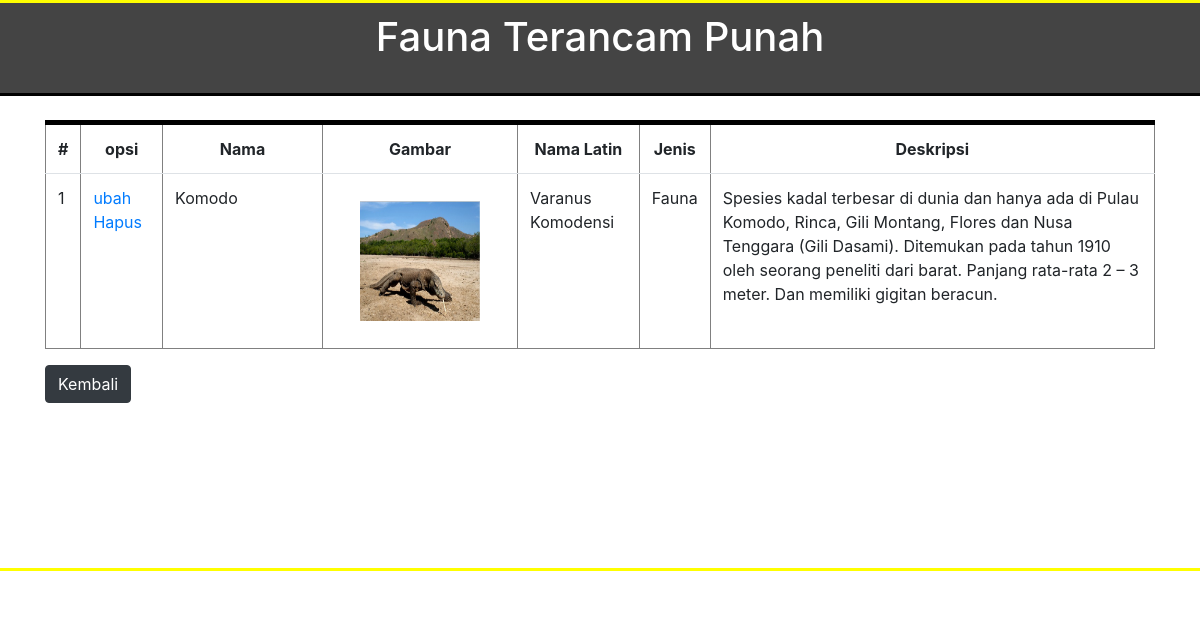
/latihan7a/php/result.php?id=1, run on the app's committed database.
### tables this page shows
CREATE TABLE IF NOT EXISTS `florafauna` (
  `id` int(11) NOT NULL AUTO_INCREMENT,
  `nama` varchar(255) NOT NULL,
  `gambar` varchar(255) NOT NULL,
  `latin` varchar(255) NOT NULL,
  `jenis` varchar(55) NOT NULL,
  `tentang` varchar(255) NOT NULL,
  PRIMARY KEY (`id`)
);

### latihan7a/php/functions.php (called while the page is built)
<?php
	function koneksi(){
		$conn= mysqli_connect("localhost","root","") or die ("Koneksi ke DB GAGAL");
		mysqli_select_db($conn, "pw_173040138")or die ("Database Salah");
		return $conn;
	}
	function query($sql){
		$conn = koneksi();
		$results = mysqli_query($conn, "$sql");
		$rows = [];
		while ($row = mysqli_fetch_assoc($results)) {
			$rows [] = $row;
		};
	   return $rows;
	}
?>

### latihan7a/php/result.php (the view, shortened to what this page needs)
<?php
	require 'functions.php';
	$id = $_GET['id'];
	$faunaflora = query("SELECT * FROM florafauna WHERE id = $id")[0];
?>
<!DOCTYPE html>
<html lang="en">
<head>
   <link rel="stylesheet" href="../assets/css/bootstrap.min.css">
   <link rel="stylesheet" href="../assets/css/Latihan5c.css">
</head>
<body>
<div class="header">
	<h1 class="text-center"><?= $faunaflora["jenis"]; ?> Terancam Punah</h1>
</div>
<div class="container">
	<div class="gajah">
		<div class="badak">
			<div class="pow">
		<table border="" cellpadding="10" cellspacing="0" class="table">
			<tr>
				<th>#</th>
				<th>opsi</th>
				<th width="160px">Nama</th>
				<th>Gambar</th>
				<th>Nama Latin</th>
				<th>Jenis</th>
				<th>Deskripsi</th>
			</tr>
			<?php $i =1; ?>
			<tr>
				<td><?php echo $i; ?></td>
				<td>
					<a href="">ubah</a>
					<a href="">Hapus</a>
				</td>
				<td><?= $faunaflora["nama"]; ?></td>
				<td><img src="../assets/img/<?php echo $faunaflora['gambar']; ?>"></td>
				<td><?= $faunaflora["latin"]; ?></td>
				<td><?= $faunaflora["jenis"]; ?></td>
				<td><?= $faunaflora["tentang"]; ?></td>
			</tr>
		</table>
			</div>
	<a href="../index.php"><button type="button" class="btn btn-dark">Kembali	</button></a>
	</div>
</div>
</div>
<div class="footer">
</div>
</body>
</html>

### latihan7a/assets/css/Latihan5c.css (style rules this page uses)
.header { background-color: #444; width: 100%; position: fixed; z-index: 99; border-top: 3px solid yellow; border-bottom: 3px solid black; padding-top: 10px; }
h1 { color: white; }
img { margin: 15px 25px; height: 120px; width: 120px; }
.footer { margin-top: 165px; border-top: 3px solid yellow; padding-top: 10px; width: 100%; background-color: white; }
.gajah { padding-top: 120px; }
th { text-align: center; }
table { border-top: 5px solid black; }

### data on the page
florafauna: jenis "Fauna", nama "Komodo", gambar (picture), latin "Varanus Komodensi", tentang "Spesies kadal terbesar di dunia dan hanya ada di Pulau Komodo, Rinca, Gili Montang, Flores dan Nusa Tenggara (Gili Dasami). Ditemukan pada tahun 1910 oleh seorang peneliti dari barat. Panjang rata-rata 2 – 3 meter. Dan memiliki gigitan beracun."

### other printed values
$i "1"
